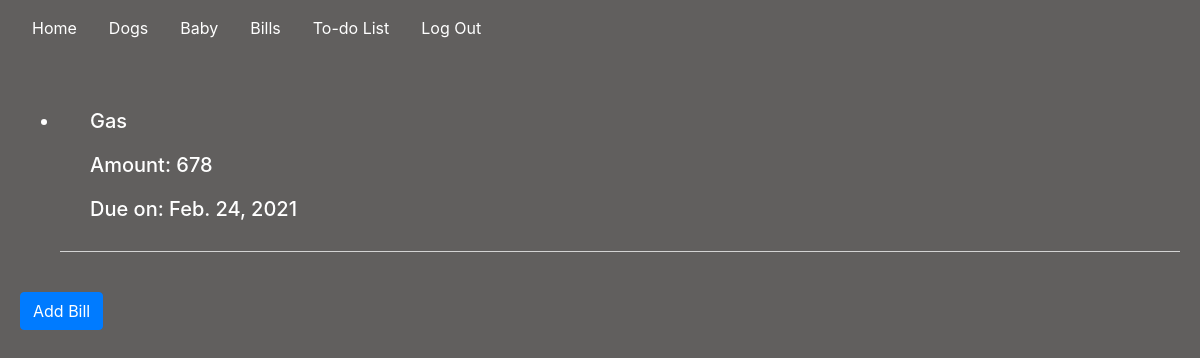
The page /bills (signed in) on the database as committed earlier.
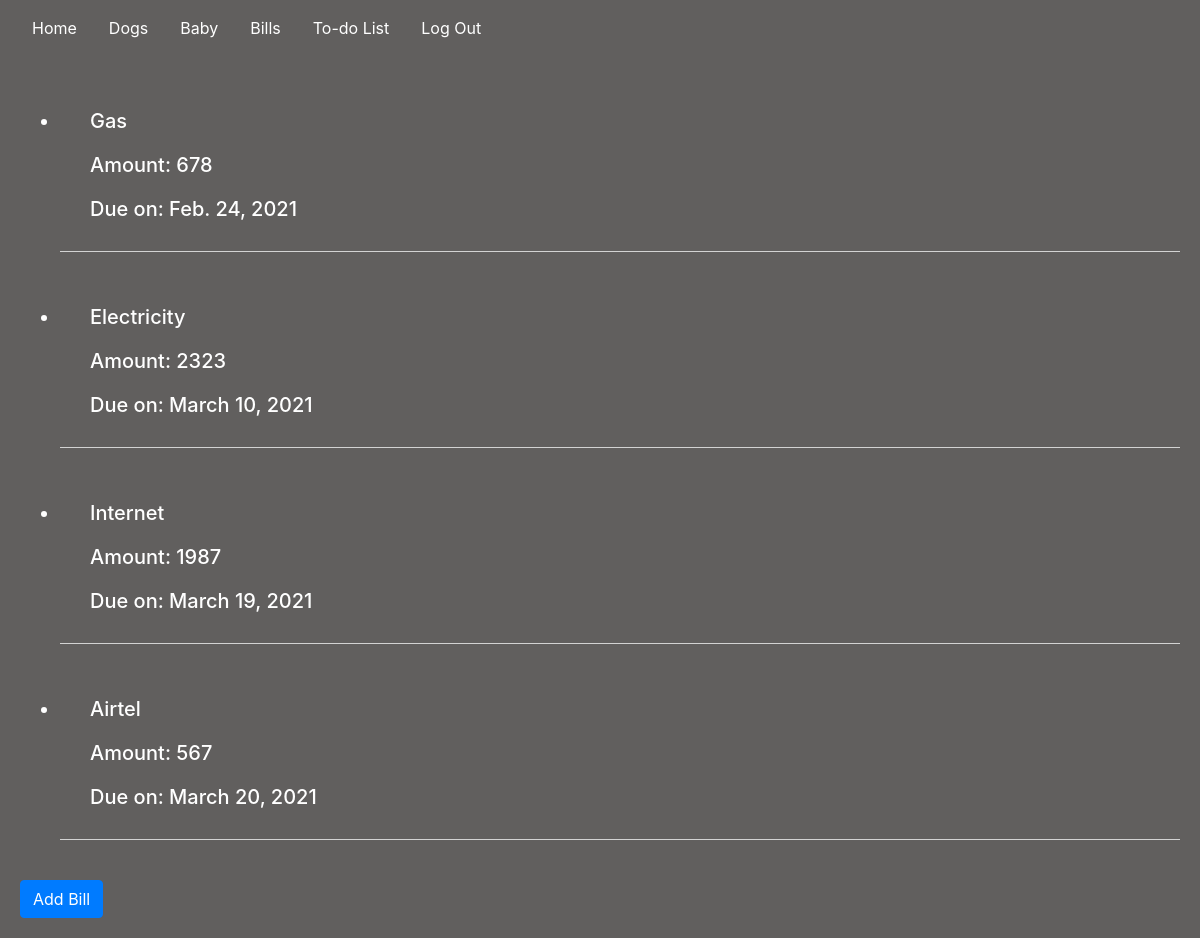
The same page on the database as committed later.
### housemanager/models.py (models this page shows, shortened)
class Bills(models.Model):
    bill_name = models.CharField(max_length=200)
    bill_amount = models.IntegerField(default=0)
    bill_due = models.DateField(auto_now=False, auto_now_add=False)

### housemanager/views.py (the view)
# urls.py: path("bills", views.bills, name="bills"),
@csrf_exempt
@login_required(login_url="/login")
def bills(request):
    bills = Bills.objects.all()
    return render(request, "housemanager/bills.html", {
        "bills": bills,
    })

### housemanager/templates/housemanager/bills.html (shortened to what this page needs)
{% extends "housemanager/layout.html" %}
{% load static %}
{% block body %}
<ul id="bills">
    {% for bills in bills %}
    <li class="listitem">
        <h5>{{bills.bill_name | title}}</h5>
        <h5>Amount: {{bills.bill_amount}}</h5>
        <h5>Due on: {{bills.bill_due}}</h5>
    </li>
    {% endfor %}
</ul>
<button class="btn btn-primary" id="bill-button">Add Bill</button>
{% endblock %}

### housemanager/templates/housemanager/layout.html (shortened to what this page needs)
{% load static %}
<!DOCTYPE html>
<html lang="en">
    <head>
        <link rel="stylesheet" href="https://stackpath.bootstrapcdn.com/bootstrap/4.4.1/css/bootstrap.min.css">
        <link href="{% static 'housemanager/styles.css' %}" rel="stylesheet">
    </head>
    <body>
        <nav id="topnav" class="navbar navbar-expand-lg">
            <a class="nav-link active" href="{% url 'index' %}">Home</a>
            <a class="nav-link active" href="{% url 'dogs' %}">Dogs</a>
            <a class="nav-link active" href="{% url 'baby' %}">Baby</a>
            <a class="nav-link active" href="{% url 'bills' %}">Bills</a>
            <a class="nav-link active" href="{% url 'todo' %}">To-do List</a>
            <div>
              <ul class="nav">
                {% if user.is_authenticated %}
                    <li class="nav-item">
                        <a class="nav-link" href="{% url 'logout' %}">Log Out</a>
                    </li>
                {% else %}
                    <li class="nav-item">
                        <a class="nav-link" href="{% url 'login' %}">Log In</a>
                    </li>
                {% endif %}
              </ul>
              </div>
              </nav>
                {% block body %}
                {% endblock %}
    </body>
</html>

### housemanager/static/housemanager/styles.css (style rules this page uses)
html, body { background-color: #615f5e; margin: 0; padding: 0; display: block; }
h5, h6 { color: white; margin: 20px; }
a { color: white; }
.listitem { font-size: 20px; padding: 10px; color: white; margin: 20px; border-bottom: 1px solid lightgray; }
.btn { margin: 20px; }

Rows that differ between the two databases and show on the page:
added Bills: bill_name "Electricity", bill_amount "2323", bill_due "March 10, 2021"
added Bills: bill_name "Internet", bill_amount "1987", bill_due "March 19, 2021"
added Bills: bill_name "Airtel", bill_amount "567", bill_due "March 20, 2021"
